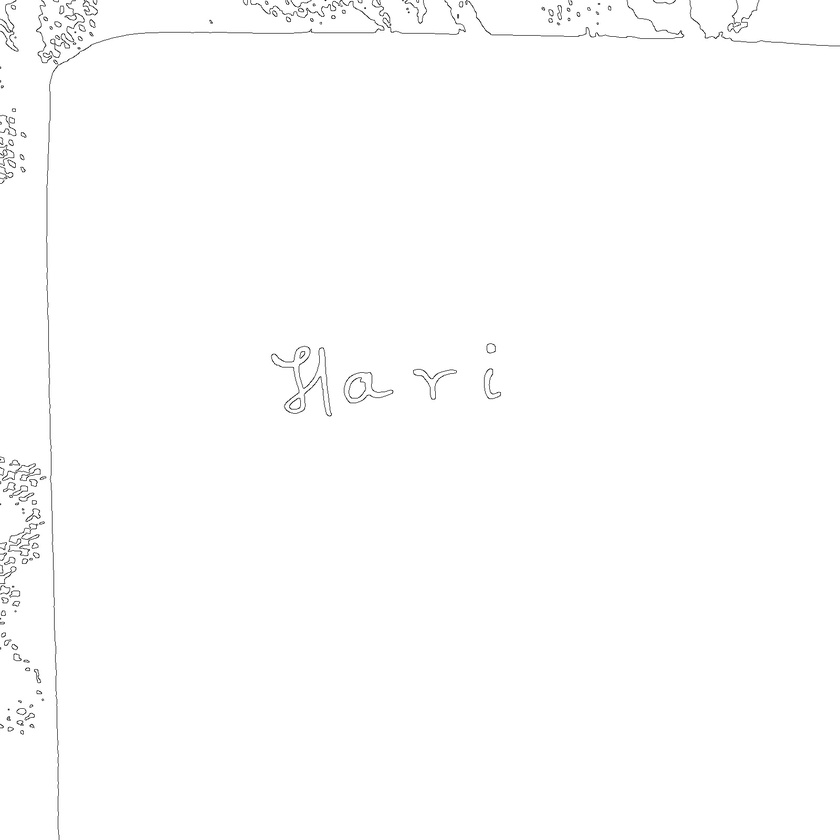
#> input picture output/python/hari1otsu.jpeg, 840 x 840 px, shrunk from 1600 x 1600 before the run, given in place of hari7.png, which was not available
$ python ROI.py
#> lines starting #> are read from the running program, lines starting #| are printed output that depends on the picture; after the words box and inside, x2 and y2 are one past the last pixel; in counts of white or black regions, pixels touching at a corner belong together; pictures that were not available may be replaced by others from this repository, and a replacement may not be noted
import cv2 as c
from PIL import Image
import numpy as np

img_path=r'/mnt/c/Users/harim/Pictures/hari7.png'

img = c.imread(img_path)
#> img is the input picture: shape (840, 840, 3); min 15, max 255, mean 253.6
h ,w = img.shape[:2]
#> h = 840; w = 840

## Gray conversion
gray = c.cvtColor(img, c.COLOR_BGR2GRAY)
c.imshow('gray',gray)

## Otsu Threshold
otsu_thresh, _ = c.threshold(gray, 0, 255, c.THRESH_BINARY + c.THRESH_OTSU)
#> otsu_thresh = 196

adjusted_thresh = otsu_thresh + 15
#> adjusted_thresh = 211

_, binarized_img = c.threshold(gray, adjusted_thresh, 255, c.THRESH_BINARY)
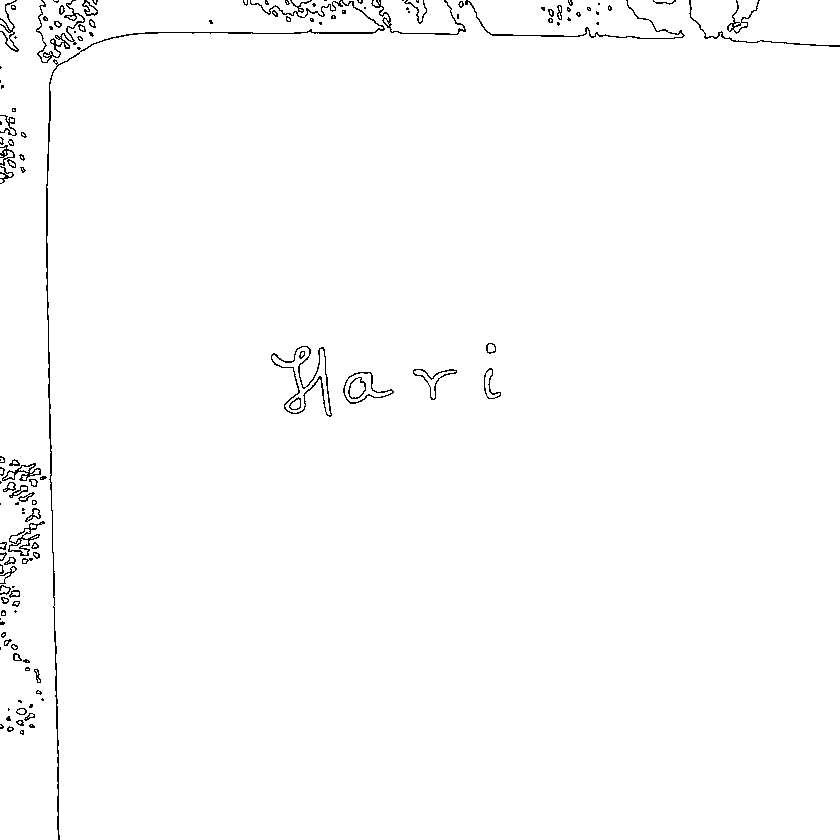
#> binarized_img: shape (840, 840); 98.8% white; black in thin lines or dots
c.imshow('Otsu thresh',binarized_img)

## Gaussian blue
blurred = c.GaussianBlur(gray, (3,3), 0)

## canny edge

deno = c.Canny(blurred, 35, 95, apertureSize=3, L2gradient=True)
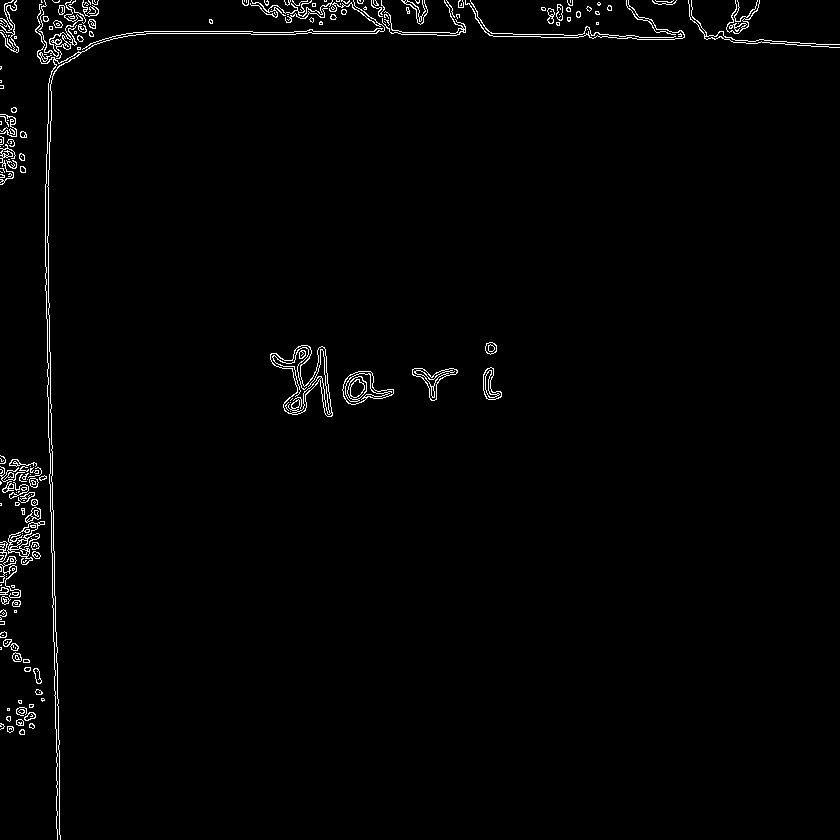
#> deno: shape (840, 840); 1.5% white in thin lines or dots
invert = c.bitwise_not(deno)
#> invert: shape (840, 840); 98.5% white; black in thin lines or dots

## normalized for FPGA

c.imshow('final out',invert)
output_path =r'/mnt/d/College/projects/vlsi_project/softwares/output/python/hari7otsu.jpeg'
#c.imwrite(output_path,invert)


c.waitKey(0)
c.destroyAllWindows()

$ run again, on output/python/hari2otsu.jpeg
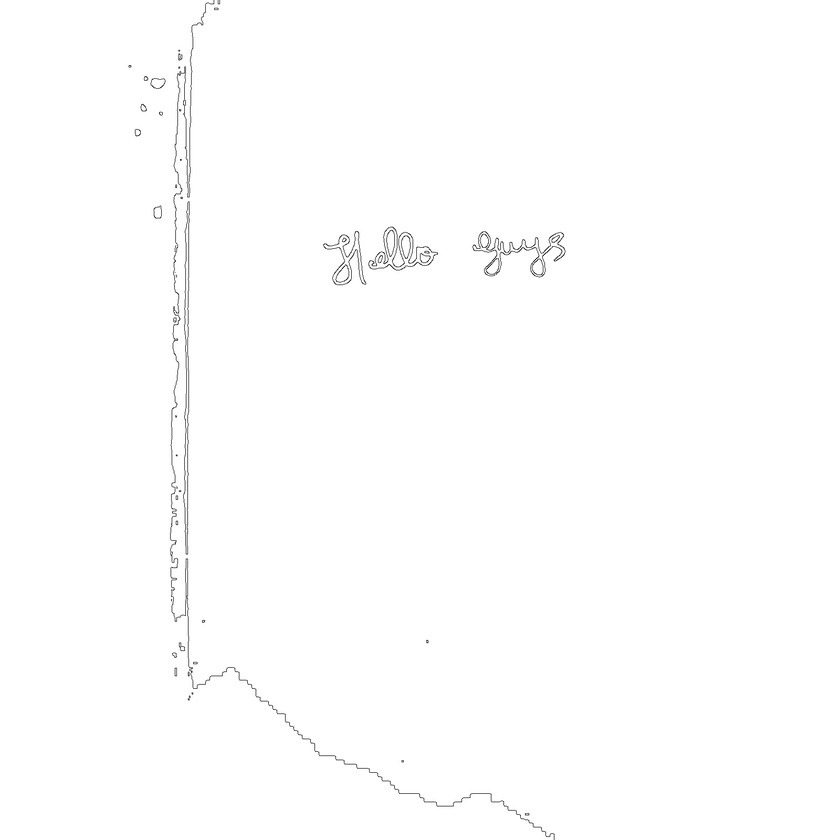
#> input picture output/python/hari2otsu.jpeg, 840 x 840 px, shrunk from 1600 x 1600 before the run, given in place of hari7.png, which was not available
#> img is the input picture: shape (840, 840, 3); min 22, max 255, mean 254
#> otsu_thresh = 199
#> adjusted_thresh = 214
#> `_, binarized_img = c.threshold(gray, adjusted_thresh, 255, c.THRESH_BI..`:
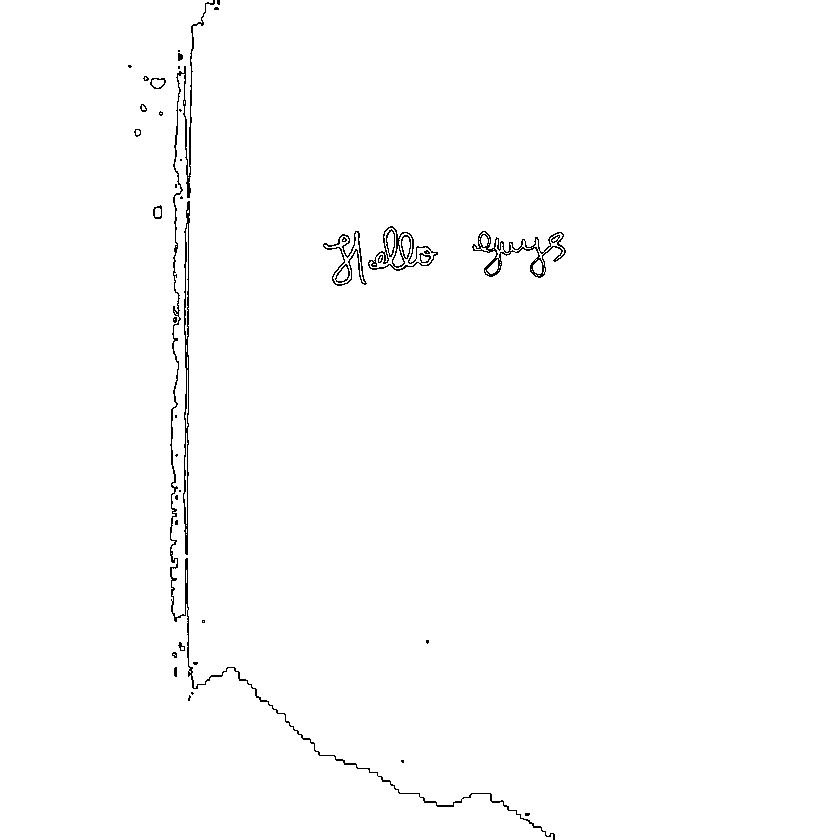
#> binarized_img: shape (840, 840); 99.1% white; black in thin lines or dots, all inside (x1, y1, x2, y2) = (128, 0, 566, 840)
#> `deno = c.Canny(blurred, 35, 95, apertureSize=3, L2gradient=True)`:
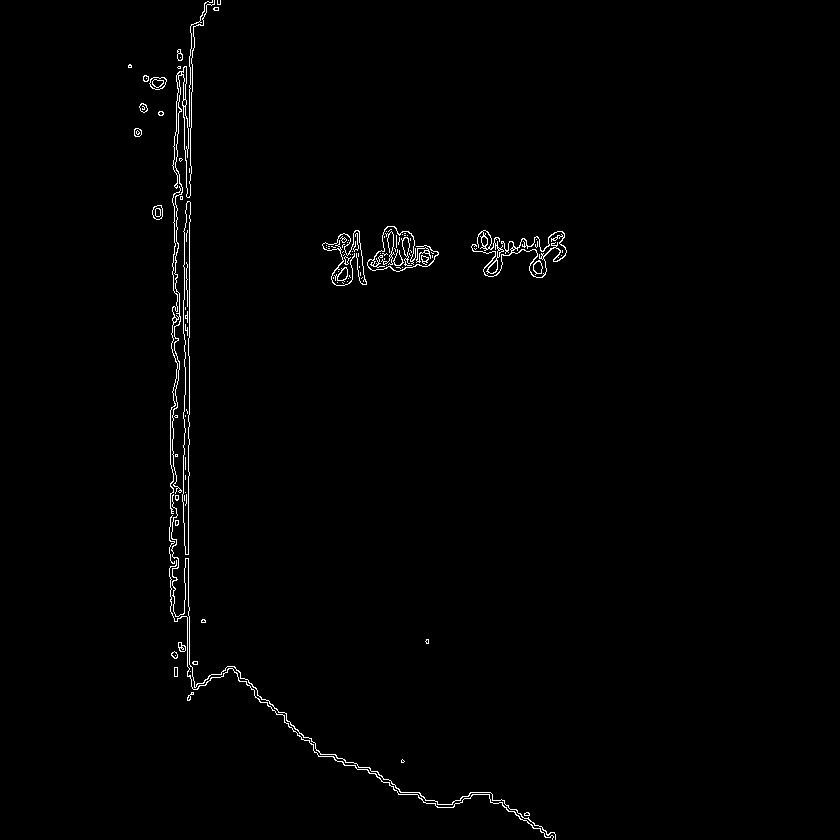
#> deno: shape (840, 840); 0.96% white in thin lines or dots, all inside (x1, y1, x2, y2) = (128, 0, 567, 840)
